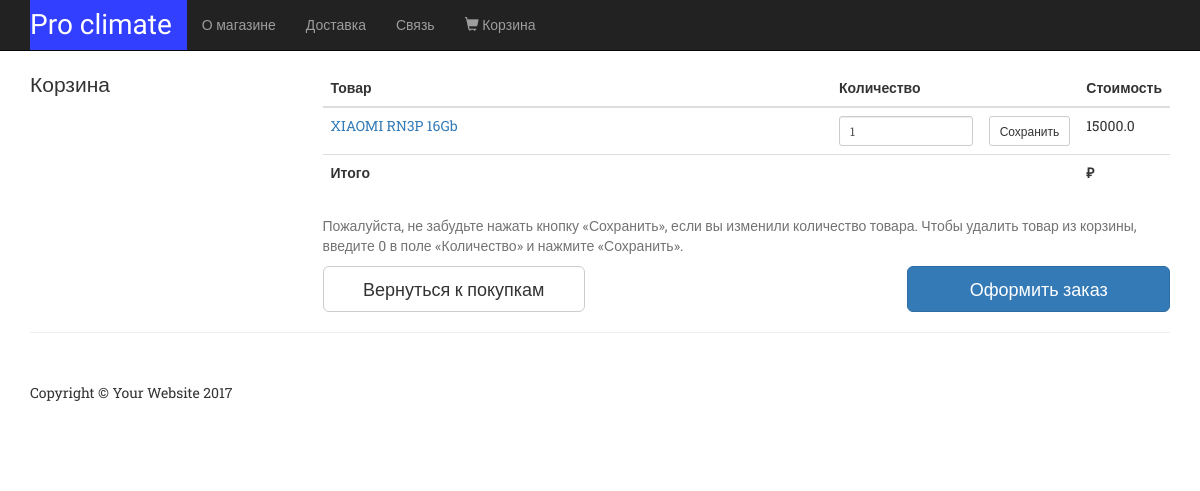
Before: /cart/ with the older database file.
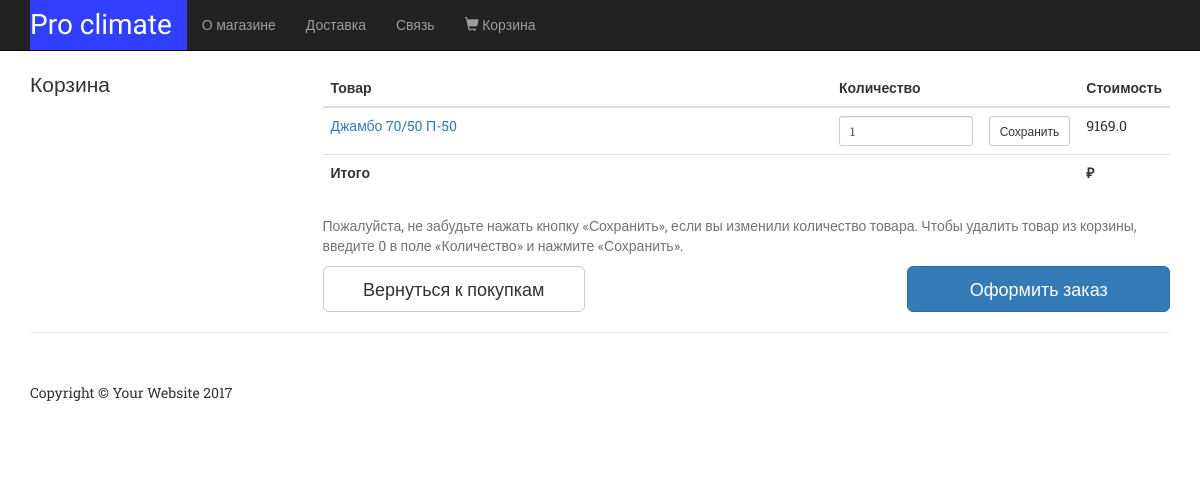
After: the same page with the newer database file.
### appshop/models.py (models this page shows, shortened)
class Product(models.Model):
    name = models.CharField(max_length=200)
    short_description = models.CharField(max_length=200)
    description = models.CharField(max_length=200)
    price = models.FloatField()
    is_enabled = models.BooleanField()
    small_photo = models.ImageField()
    big_photo = models.ImageField()
    is_featured = models.BooleanField()
    is_really_hot = models.BooleanField()
    category = models.ForeignKey(Category, on_delete=models.CASCADE)

### appshop/views.py (the view)
# urls.py: url(r'^cart/$', views.cart, name='cart'),
def cart(request, id=1):
    quantity = 1
    my_buffer_cart = request.session.get('my_cart', {})
    if id not in my_buffer_cart:
        my_buffer_cart.update({id: quantity})
    new = {}
    for id, quantity in my_buffer_cart.items():
        new[get_object_or_404(Product, id=id)] = quantity
    context = {'news': new}
    return render(request, 'cart.html', context=context)

### appshop/templates/cart.html (shortened to what this page needs)
{% extends "base.html" %}
{% block content %}
    <div class="container">
        <div class="row">
            <div class="col-md-3">
                <p class="lead">Корзина
                </p>
            </div>
            <div class="col-md-9">
                <form action="" method="POST">
                <div class="table-responsive">
                    <table class="table table-hover">
                        <thead>
                            <tr>
                                <th width="60%">Товар</td>
                                <th>Количество</td>
                                <th></td>
                                <th>Стоимость</td>
                            </tr>
                        </thead>
                        <tbody>
                            {% for new in news %}
                            <tr>
                                <td><a href="{% url 'item' new.id%}">{{new.name}}</a></td>
                                <td><input class="form-control input-sm" type="number" name="item-{{new.id}}" value="1"></td>
                                <td><input class="btn btn-default btn-sm" type="submit" value="Сохранить"></td>
                                <td>{{new.price}}</td>
                            </tr>
                            {% endfor %}
                        </tbody>
                        <tfoot>
                            <tr>
                                <th colspan="3">Итого</th>
                                <th> &#8381;</th>
                            </tr>
                        </tfoot>
                    </table>
                </div>
                <p class="help-block">Пожалуйста, не забудьте нажать кнопку «Сохранить», если вы изменили количество товара. Чтобы
                удалить товар из корзины, введите 0 в поле «Количество» и нажмите «Сохранить».</p>
                <div class="row">
                    <div class="col-md-4">
                        <a href="{% url 'index' %}" class="btn btn-block btn-default btn-lg">Вернуться к покупкам</a>
                    </div>
                    <div class="col-md-4 col-md-offset-4">
                        <a href="checkout.html" class="btn btn-block btn-primary btn-lg">Оформить заказ</a>
                    </div>
                </div>
            </div>
        </div>
    </div>
{% endblock %}

Changed rows visible on the page:
changed Product id 1: name "XIAOMI RN3P 16Gb" → "Джамбо 70/50 П-50"; price "15000.0" → "9169.0"
